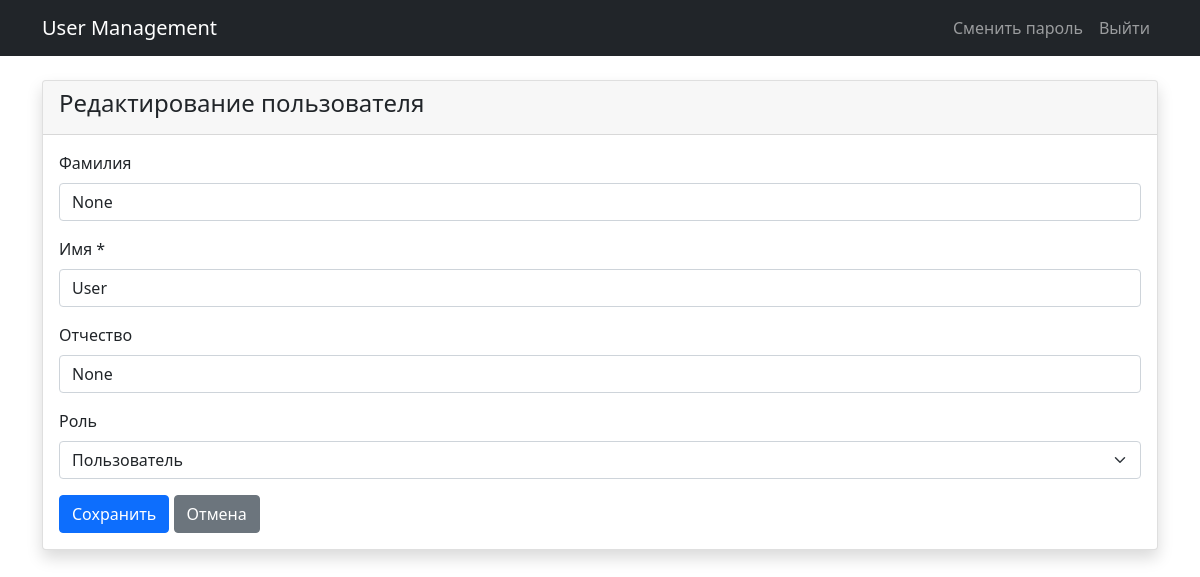
/user/2/edit (signed in), run on the app's committed database.
### lab4/models.py (models this page shows, shortened)
class User(UserMixin, db.Model):
    id = db.Column(db.Integer, primary_key=True)
    login = db.Column(db.String(50), unique=True, nullable=False)
    password_hash = db.Column(db.String(255), nullable=False)
    last_name = db.Column(db.String(50))
    first_name = db.Column(db.String(50), nullable=False)
    middle_name = db.Column(db.String(50))
    role_id = db.Column(db.Integer, db.ForeignKey('role.id'))
    role = db.relationship('Role', back_populates='users')
    created_at = db.Column(db.DateTime, default=datetime.utcnow)

class Role(db.Model):
    id = db.Column(db.Integer, primary_key=True)
    name = db.Column(db.String(50), unique=True, nullable=False)
    description = db.Column(db.String(255))
    users = db.relationship('User', back_populates='role', lazy=True)

### lab4/app.py (the view, shortened to what this page needs)
@app.route('/user/<int:id>/edit', methods=['GET', 'POST'])
@login_required
def edit_user(id):
    user = User.query.get_or_404(id)
    if current_user.role.name != 'Администратор' and current_user.id != user.id:
        flash('У вас недостаточно прав для редактирования этого пользователя.', 'danger')
        return redirect(url_for('index'))
    roles = Role.query.all() if current_user.role.name == 'Администратор' else []
    return render_template('user_form.html', user=user, roles=roles)

### lab4/app.py (called while the page is built)
@login_manager.user_loader
def load_user(user_id):
    return User.query.get(int(user_id))

### lab4/templates/user_form.html (shortened to what this page needs)
{% extends "base.html" %}
{% block content %}
<div class="card">
    <div class="card-header">
        <h4>{{ 'Редактирование' if user else 'Создание' }} пользователя</h4>
    </div>
    <div class="card-body">
        <form method="POST">
            <div class="mb-3">
                <label class="form-label">Фамилия</label>
                <input type="text"
                       class="form-control"
                       name="last_name"
                       value="{{ form_data.last_name if form_data else (user.last_name if user else '') }}">
            </div>
            <div class="mb-3">
                <label class="form-label">Имя *</label>
                <input type="text"
                       class="form-control {% if 'first_name' in errors %}is-invalid{% endif %}"
                       name="first_name"
                       value="{{ form_data.first_name if form_data else (user.first_name if user else '') }}"
                       required>
            </div>
            <div class="mb-3">
                <label class="form-label">Отчество</label>
                <input type="text"
                       class="form-control"
                       name="middle_name"
                       value="{{ form_data.middle_name if form_data else (user.middle_name if user else '') }}">
            </div>
            <div class="mb-3">
                <label class="form-label">Роль</label>
                <select class="form-select" name="role_id">
                    {% for role in roles %}
                    <option value="{{ role.id }}"
                        {% if (form_data.role_id | string if form_data else (user.role_id | string if user else '')) == role.id | string %}selected{% endif %}>
                        {{ role.name }}
                    </option>
                    {% endfor %}
                </select>
            </div>
            <button type="submit" class="btn btn-primary">Сохранить</button>
            <a href="{{ url_for('index') }}" class="btn btn-secondary">Отмена</a>
        </form>
    </div>
</div>
{% endblock %}

### lab4/static/styles.css (style rules this page uses)
.card { margin-top: 20px; box-shadow: 0 0.5rem 1rem rgba(0, 0, 0, 0.15); }

### data on the page
User: last_name "None", first_name "User", middle_name "None", role_id "Пользователь"

### other printed values
{{ 'Редактирование' if user else 'Создание' }} "Редактирование"
